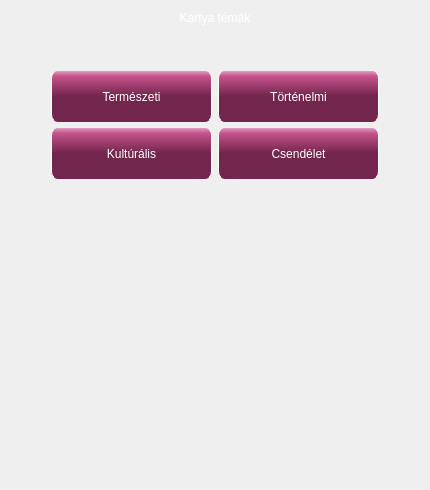
            <widget class="QWidget" name="KartyaTemak">
             <property name="styleSheet">
              <string notr="true">QPushButton {
color: white;
font: bold 13pt &quot;MS Shell Dlg 2&quot;;
background-color: QLinearGradient( x1: 0, y1: 0, x2: 0, y2: 1, stop: 0 #df9fbf, stop: 0.1 #c6538c,  stop: 0.49 #73264d );
selection-background-color: blue;
border-left: 1px solid white;
border-right: 1px solid white;
border-radius: 7px;

margin-left: 0px;
/*ccc*/
}
QPushButton:hover {
background-color: QLinearGradient( x1: 0, y1: 0, x2: 0, y2: 1, stop: 0 #f2d9e6, stop: 0.1 #cc6699,  stop: 0.49 #d98cb3 );
}
</string>
             </property>
             <layout class="QGridLayout" name="gridLayout_4">
              <item row="0" column="0">
               <layout class="QVBoxLayout" name="verticalLayout_4">
                <item>
                 <widget class="QLabel" name="label_6">
                  <property name="styleSheet">
                   <string notr="true">font: bold 16pt &quot;MS Shell Dlg 2&quot;;
color:rgb(255, 255, 255)</string>
                  </property>
                  <property name="text">
                   <string>Kártya témák</string>
                  </property>
                  <property name="alignment">
                   <set>Qt::AlignCenter</set>
                  </property>
                 </widget>
                </item>
                <item>
                 <spacer name="verticalSpacer_8">
                  <property name="orientation">
                   <enum>Qt::Vertical</enum>
                  </property>
                  <property name="sizeType">
                   <enum>QSizePolicy::Fixed</enum>
                  </property>
                  <property name="sizeHint" stdset="0">
                   <size>
                    <width>20</width>
                    <height>40</height>
                   </size>
                  </property>
                 </spacer>
                </item>
                <item>
                 <layout class="QGridLayout" name="gridLayout_3">
                  <item row="0" column="2">
                   <widget class="QPushButton" name="tortnelmiKartyaTema">
                    <property name="minimumSize">
                     <size>
                      <width>161</width>
                      <height>51</height>
                     </size>
                    </property>
                    <property name="text">
                     <string>Történelmi</string>
                    </property>
                   </widget>
                  </item>
                  <item row="1" column="2">
                   <widget class="QPushButton" name="pushButton_7">
                    <property name="minimumSize">
                     <size>
                      <width>161</width>
                      <height>51</height>
                     </size>
                    </property>
                    <property name="text">
                     <string>Csendélet</string>
                    </property>
                   </widget>
                  </item>
                  <item row="0" column="1">
                   <widget class="QPushButton" name="pushButton">
                    <property name="minimumSize">
                     <size>
                      <width>161</width>
                      <height>51</height>
                     </size>
                    </property>
                    <property name="text">
                     <string>Természeti</string>
                    </property>
                   </widget>
                  </item>
                  <item row="1" column="1">
                   <widget class="QPushButton" name="pushButton_2">
                    <property name="minimumSize">
                     <size>
                      <width>161</width>
                      <height>51</height>
                     </size>
                    </property>
                    <property name="text">
                     <string>Kultúrális</string>
                    </property>
                   </widget>
                  </item>
                  <item row="0" column="0">
                   <spacer name="horizontalSpacer_8">
                    <property name="orientation">
                     <enum>Qt::Horizontal</enum>
                    </property>
                    <property name="sizeType">
                     <enum>QSizePolicy::Fixed</enum>
                    </property>
                    <property name="sizeHint" stdset="0">
                     <size>
                      <width>40</width>
                      <height>20</height>
                     </size>
                    </property>
                   </spacer>
                  </item>
                  <item row="0" column="3">
                   <spacer name="horizontalSpacer_9">
                    <property name="orientation">
                     <enum>Qt::Horizontal</enum>
                    </property>
                    <property name="sizeType">
                     <enum>QSizePolicy::Fixed</enum>
                    </property>
                    <property name="sizeHint" stdset="0">
                     <size>
                      <width>40</width>
                      <height>20</height>
                     </size>
                    </property>
                   </spacer>
                  </item>
                 </layout>
                </item>
               </layout>
              </item>
              <item row="1" column="0">
               <spacer name="verticalSpacer_7">
                <property name="orientation">
                 <enum>Qt::Vertical</enum>
                </property>
                <property name="sizeType">
                 <enum>QSizePolicy::Fixed</enum>
                </property>
                <property name="sizeHint" stdset="0">
                 <size>
                  <width>20</width>
                  <height>300</height>
                 </size>
                </property>
               </spacer>
              </item>
             </layout>
            </widget>
